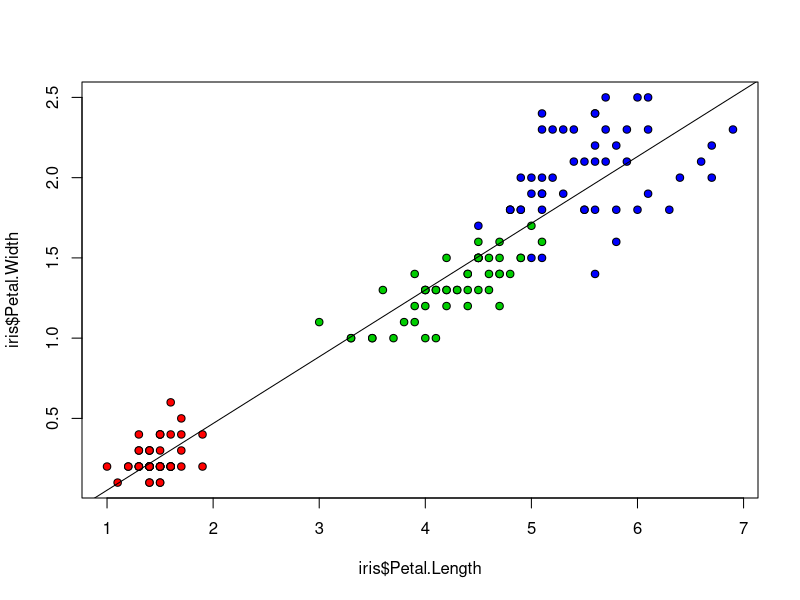
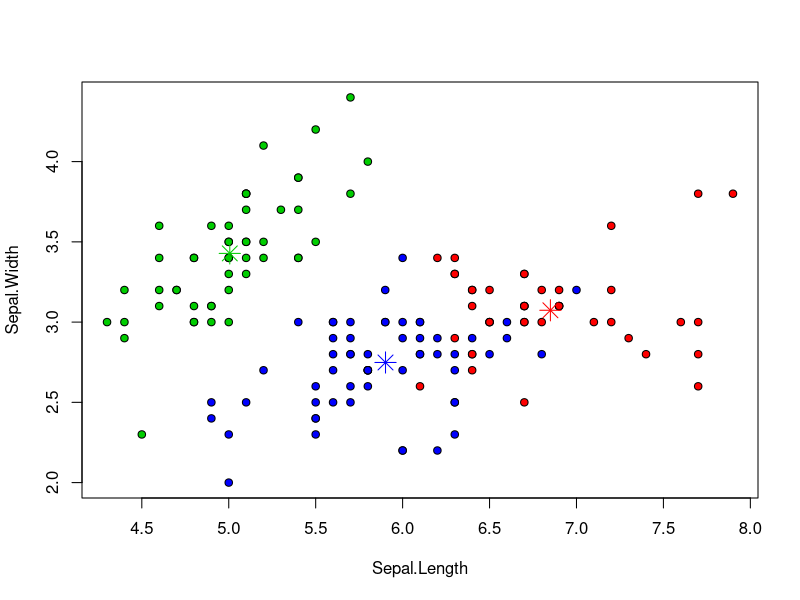
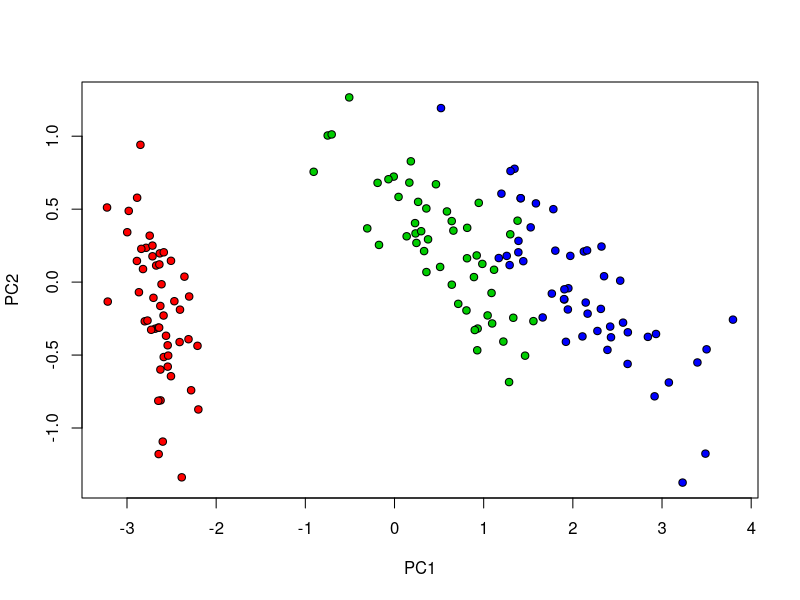

Generate these figures, in order, with R:
## ---- chunk 1
require("knitr")
opts_chunk$set(fig.align="center", fig.width=6, fig.height=6, dpi=150)

## ---- chunk 2
# Load built-in iris dataset 
data(iris)

# Fit a linear regression: iris_lm
iris_lm <- lm(Petal.Width ~ Petal.Length, data=iris)

# Build a scatterplot
plot(iris$Petal.Length, iris$Petal.Width, pch=21, bg=c("red","green3","blue")[unclass(iris$Species)])

# Add straight line to scatterplot
iris_coef <- coef(iris_lm)
abline(iris_coef)
## ---- chunk 3
newiris <- iris
newiris$Species <- NULL
## ---- chunk 4
kc <- kmeans(newiris, 3)
## ---- chunk 5
table(iris$Species, kc$cluster)
## ---- chunk 6
plot(iris[c("Sepal.Length", "Sepal.Width")], bg=c("red","green3","blue")[kc$cluster], pch=21)
points(kc$centers[,c("Sepal.Length", "Sepal.Width")], col=c("red","green3","blue"), pch=8, cex=2)
## ---- chunk 7
iris_data <- iris[, 1:4]
iris_species <- iris[, 5]
 
pcaResult <- prcomp(iris_data) 

# Plot the first 2 principal components
plot(pcaResult$x, pch=21, bg=c("red","green3","blue")[unclass(iris$Species)]) 
